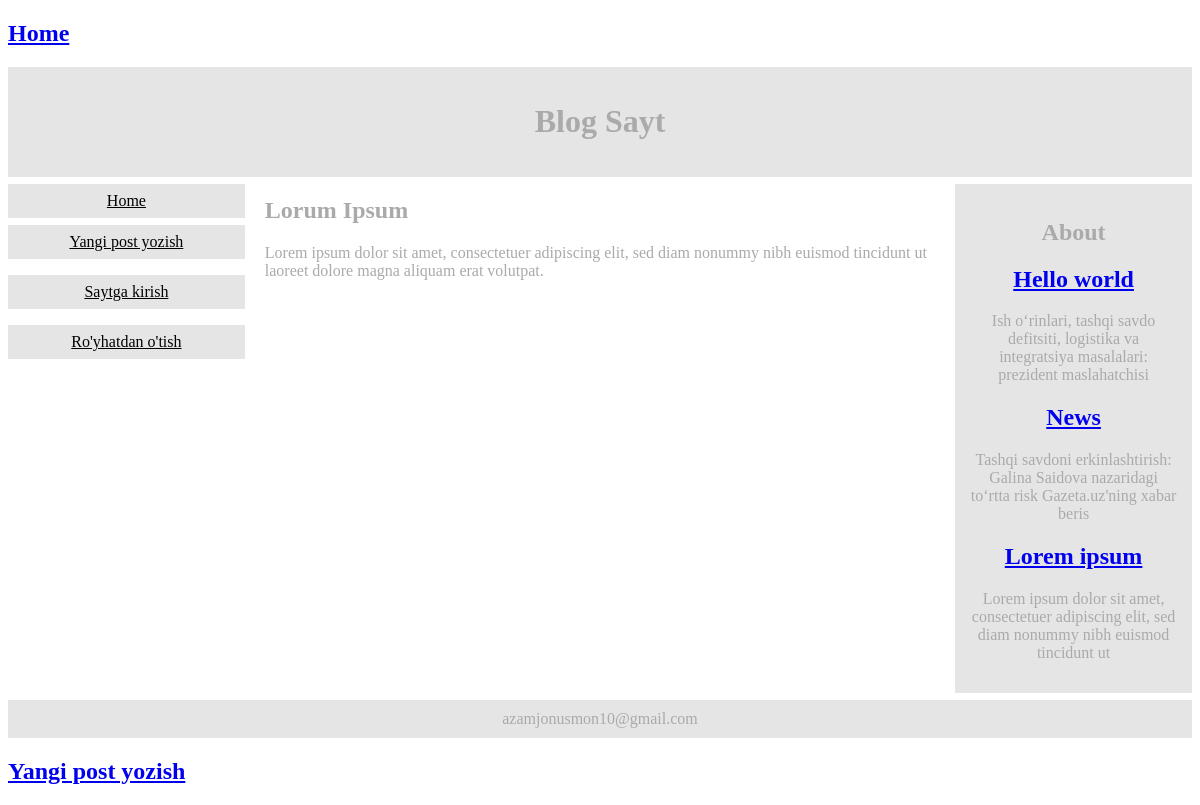
The page / on the database its author committed.
### blog/models.py (models this page shows, shortened)
class Post(models.Model):
    title = models.CharField(max_length=200)
    author= models.ForeignKey(
        'auth.User',
        on_delete=models.CASCADE
    )
    body = models.TextField()

### blog/views.py (the view)
# urls.py: path('',BlogListView.as_view(),name='home'),
class BlogListView(ListView):
    model = Post
    template_name = 'home.html'

### template/home.html (shortened to what this page needs)
<!DOCTYPE html>
<html>
<head>
</head>
<body style="font-family:Verdana;color:#aaaaaa;">
  {% extends 'base.html' %}
  {% block content %}
  <header>
    <div style="background-color:#e5e5e5;padding:15px;text-align:center;">
        <h1 class="header">Blog Sayt</h1>
      </div>
</header>
<div style="overflow:auto">
  <div class="menu">
    <a href="{% url 'home' %}">Home</a>
    <a href="{% url 'post_news' %}">Yangi post yozish </a>
    {% if user.is_authenticated %}
      <p><a href="{% url 'logout' %}">Chiqib ketish</a></p>
    {% else %}
      <p><a href="{% url 'login' %}">Saytga kirish</a></p>
      <p><a href="{% url 'signup' %}">Ro'yhatdan o'tish</a></p>
    {% endif %}
  </div>
  <div class="main">
    <h2>Lorum Ipsum</h2>
    <p>Lorem ipsum dolor sit amet, consectetuer adipiscing elit, sed diam nonummy nibh euismod tincidunt ut laoreet dolore magna aliquam erat volutpat.</p>
  </div>
  <div class="right">
    <h2>About</h2>
    {% for post in object_list %}
      <div class="post-entry">
        <h2><a href="{% url 'post_detail' post.pk %}">{{post.title}}</a></h2>
        <p>{{post.body | slice:":100"}}</p>
      </div>
    {% endfor %}
  </div>
</div>
<div style="background-color:#e5e5e5;text-align:center;padding:10px;margin-top:7px;">azamjonusmon10@gmail.com</div>
{% endblock content %}

### template/base.html (shortened to what this page needs)
{% load static %}
<!DOCTYPE html>
<html lang="en">
<head>
    <link rel="stylesheet" href="{% static 'css/base.css' %}">
</head>
<body>
    <header>
        <div class="post-entry">
            <h2><a href="{% url 'home' %}">Home</a></h2>
        </div>
    </header>
    <div>
        {% block content %}
        {% endblock content %}
    </div>
    <footer>
        <h2><a href="{% url 'post_news' %}">Yangi post yozish </a></h2>
    </footer>
</body>
</html>

### static/css/base.css (style rules this page uses)
* { box-sizing: border-box; }

### template/home.html (style rules this page uses)
* { box-sizing: border-box; }
.menu { float: left; width: 20%; text-align: center; }
.menu a { background-color: #e5e5e5; padding: 8px; margin-top: 7px; display: block; width: 100%; color: black; }
.main { float: left; width: 60%; padding: 0 20px; }
.right { background-color: #e5e5e5; float: left; width: 20%; padding: 15px; margin-top: 7px; text-align: center; }

### rows shown on the page
Post: title "Hello world", body "Ish o‘rinlari, tashqi savdo defitsiti, logistika va integratsiya masalalari: prezident maslahatchisi"
Post: title "News", body "Tashqi savdoni erkinlashtirish: Galina Saidova nazaridagi to‘rtta risk Gazeta.uz'ning xabar beris"
Post: title "Lorem ipsum", body "Lorem ipsum dolor sit amet, consectetuer adipiscing elit, sed diam nonummy nibh euismod tincidunt ut"
